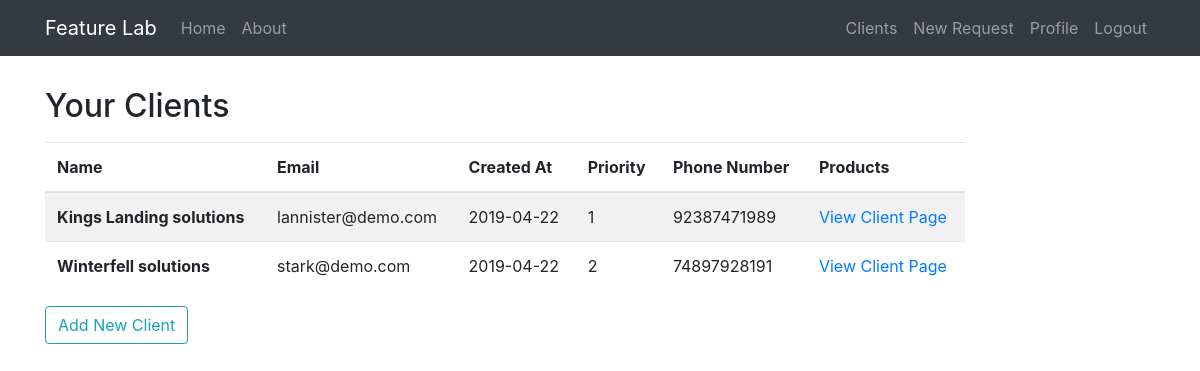
/clients (signed in), run on the app's committed database.
### feature_lab/models.py (models this page shows, shortened)
class Client(db.Model):
    id = db.Column(db.Integer, primary_key=True)
    name = db.Column(db.String(20), unique=True, nullable=False)
    email = db.Column(db.String(120), unique=True, nullable=False)
    bio = db.Column(db.Text(), nullable=False)
    priority = db.Column(db.Integer, nullable=False, unique=True)
    phone_number = db.Column(db.String())
    created_at = db.Column(db.DateTime, nullable=False, default=datetime.utcnow)
    products = db.relationship('Product', backref='owner', lazy=True)
    user_id = db.Column(db.Integer, db.ForeignKey('user.id'), nullable=False)

### feature_lab/clients/routes.py (the view)
@clients.route('/clients')
@login_required
def clients_list(): # clients list page
    all_clients = Client.query.filter_by(user_id=current_user.id).all()
    return render_template('clients.html', clients=all_clients)

### feature_lab/models.py (called while the page is built)
@login_manager.user_loader
def load_user(user_id):
    return User.query.get(int(user_id))

### feature_lab/templates/clients.html
{% extends 'layout.html' %}
{% block content %}
    <h2 class="mb-3">Your Clients</h2>
    {% if clients %}
        <table class="table table-striped">
          <thead>
            <tr>
                <th scope="col">Name</th>
                <th scope="col">Email</th>
                <th scope="col">Created At</th>
                <th scope="col">Priority</th>
                <th scope="col">Phone Number</th>
                <th scope="col">Products</th>
            </tr>
          </thead>
            <tbody>
            {% for client in clients %}
                <tr>
                    <th scope="row">{{client.name}}</th>
                    <td>{{client.email}}</td>
                    <td>{{client.created_at.strftime('%Y-%m-%d')}}</td>
                    <td>{{client.priority}}</td>
                    <td>{{client.phone_number}}</td>
                    <td><a href="/client/{{client.id}}">View Client Page</a></td>
                </tr>
            {% endfor %}
          </tbody>
        </table>
    {% else %}
        <div class="container">
            <p class="text-secondary mb-4">You don't have any clients yet.</p>
        </div>
    {% endif %}
    <button type="button" class="btn btn-outline-info" onclick="window.location='/create_client'">Add New Client</button>
{% endblock content %}

### data on the page
Client: name "Kings Landing solutions", email "lannister@demo.com", created_at "2019-04-22", priority "1", phone_number "92387471989"
Client: name "Winterfell solutions", email "stark@demo.com", created_at "2019-04-22", priority "2", phone_number "74897928191"
